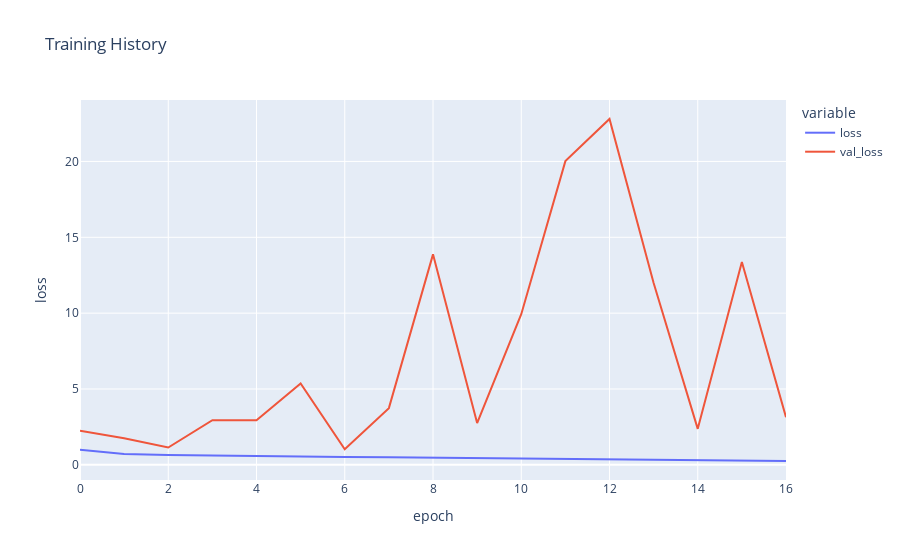

Notebook source saved alongside this figure:
### Code cell
fx = px.line(
    history_gender.history, y=["loss", "val_loss"],
    labels = {'index':'epoch', 'value':'loss'},
    title = 'Training History')

fig.show()

### Figure 1 — Plotly figure (JSON) as saved in the notebook; plotly's stock layout.template omitted (floating-point values rounded to 4 significant figures)
{"data": [{"hovertemplate": "variable=loss<br>epoch=%{x}<br>loss=%{y}<extra></extra>", "legendgroup": "loss", "line": {"color": "#636efa", "dash": "solid"}, "marker": {"symbol": "circle"}, "mode": "lines", "name": "loss", "orientation": "v", "showlegend": true, "x": [0, 1, 2, 3, 4, 5, 6, 7, 8, 9, 10, 11, 12, 13, 14, 15, 16], "xaxis": "x", "y": [0.9909, 0.7225, 0.6566, 0.6145, 0.5754, 0.5445, 0.5258, 0.4988, 0.4742, 0.4401, 0.4084, 0.3881, 0.3658, 0.3292, 0.3094, 0.2823, 0.2548], "yaxis": "y", "type": "scatter"}, {"hovertemplate": "variable=val_loss<br>epoch=%{x}<br>loss=%{y}<extra></extra>", "legendgroup": "val_loss", "line": {"color": "#EF553B", "dash": "solid"}, "marker": {"symbol": "circle"}, "mode": "lines", "name": "val_loss", "orientation": "v", "showlegend": true, "x": [0, 1, 2, 3, 4, 5, 6, 7, 8, 9, 10, 11, 12, 13, 14, 15, 16], "xaxis": "x", "y": [2.256, 1.758, 1.146, 2.945, 2.942, 5.363, 1.029, 3.741, 13.88, 2.758, 9.93, 20.02, 22.8, 11.99, 2.374, 13.37, 3.138], "yaxis": "y", "type": "scatter"}], "layout": {"xaxis": {"anchor": "y", "domain": [0, 1], "title": {"text": "epoch"}, "type": "linear", "range": [0, 16], "autorange": true}, "yaxis": {"anchor": "x", "domain": [0, 1], "title": {"text": "loss"}, "type": "linear", "range": [-0.9976, 24.05], "autorange": true}, "legend": {"title": {"text": "variable"}, "tracegroupgap": 0}, "title": {"text": "Training History"}, "autosize": true}}
